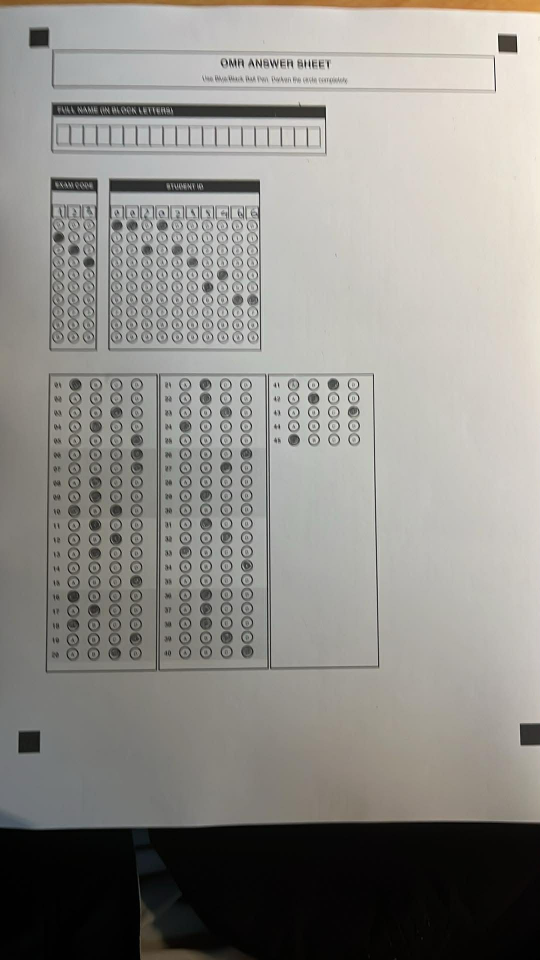
#> input picture test/images/ver2/close.jpg, 1080 x 1920 px, found by its file name (shown at 1/2 size); its folder holds only this picture in this run
$ python robust_scanner.py
#> lines starting #> are read from the running program, lines starting #| are printed output that depends on the picture; after the words box and inside, x2 and y2 are one past the last pixel; in counts of white or black regions, pixels touching at a corner belong together
import cv2
import numpy as np
from typing import Optional, Tuple, List

class RobustOMRScanner:
    """
    Robust OMR scanner using geometric shape detection instead of color filtering.
    Handles real-world conditions: B&W printing, shadows, poor lighting.
    """

    def __init__(self, anchor_size_range=(100, 2000), aspect_ratio_tolerance=0.2, min_solidity=0.9):
        """
        Args:
            anchor_size_range: (min_area, max_area) for anchor squares in pixels
            aspect_ratio_tolerance: tolerance for square aspect ratio (0.8-1.2 = 0.2)
            min_solidity: minimum ratio of contour area to convex hull area (default > 0.9 for solid squares)
        """
        self.anchor_size_range = anchor_size_range
        self.aspect_ratio_tolerance = aspect_ratio_tolerance
        self.min_solidity = min_solidity

    def preprocess_image(self, image: np.ndarray) -> np.ndarray:
        """
        Preprocessing: Grayscale -> CLAHE -> Gaussian Blur -> Adaptive Thresholding.

        Added CLAHE to boost local contrast before thresholding, which helps
        in very dark/shaded areas where global contrast is low.
        """
        # Convert to grayscale
        gray = cv2.cvtColor(image, cv2.COLOR_BGR2GRAY)

        # CLAHE (Contrast Limited Adaptive Histogram Equalization)
        # This is CRITICAL when the background is dark (shade) or inconsistent
        clahe = cv2.createCLAHE(clipLimit=1.2, tileGridSize=(8, 8))
        enhanced = clahe.apply(gray)

        # Gaussian blur to reduce noise - REDUCED to 3x3 to avoid smearing tiny anchors in far images
        blurred = cv2.GaussianBlur(enhanced, (3, 3), 0)

        # --- FIX 1: DYNAMIC BLOCK SIZE ---
        # Ensure the block size is large enough to encapsulate the entire black square
        # even on very high-resolution images.
        h, w = gray.shape
        dynamic_block_size = int(min(h, w) * 0.05) # 5% of the shortest image side
        if dynamic_block_size % 2 == 0:
            dynamic_block_size += 1 # Must be an odd number
        dynamic_block_size = max(31, dynamic_block_size) # Floor it at 31 (was 51)

        # Adaptive thresholding:
        # REDUCED C from 5 to 3: Be more sensitive to "gray" smudges (small black boxes seen from far away)
        thresh = cv2.adaptiveThreshold(
            blurred, 255, cv2.ADAPTIVE_THRESH_GAUSSIAN_C,
            cv2.THRESH_BINARY_INV, blockSize=dynamic_block_size, C=3
        )

        # REMOVED MORPH_OPEN: Erode -> Dilate completely wipes out anchors smaller than 3x3 pixels!
        # Only use MORPH_CLOSE (Dilate -> Erode) to fill holes in anchors
        kernel = cv2.getStructuringElement(cv2.MORPH_RECT, (3, 3))
        thresh = cv2.morphologyEx(thresh, cv2.MORPH_CLOSE, kernel, iterations=1)

        return thresh

    def find_square_contours(self, thresh: np.ndarray, debug_image: Optional[np.ndarray] = None) -> List[np.ndarray]:
        """
        Find contours and filter strictly for SQUARE shapes.
        Logs why each contour was rejected for debugging.
        """
        h, w = thresh.shape[:2]
        img_area = h * w

        contours, _ = cv2.findContours(
            thresh, cv2.RETR_EXTERNAL, cv2.CHAIN_APPROX_SIMPLE
        )
        # # Change cv2.RETR_EXTERNAL to cv2.RETR_LIST
        # contours, _ = cv2.findContours(
        #         thresh, cv2.RETR_LIST, cv2.CHAIN_APPROX_SIMPLE
        # )

        # --- VISUALIZE EVERY RAW CONTOUR ---
        if debug_image is not None:
            # Draw all raw contours in thin blue lines to see exactly what cv2 found
            cv2.drawContours(debug_image, contours, -1, (255, 100, 0), 1)

        square_contours = []

        for cnt in contours:
            area = cv2.contourArea(cnt)
            centroid = None
            M = cv2.moments(cnt)
            if M["m00"] != 0:
                centroid = (int(M["m10"] / M["m00"]), int(M["m01"] / M["m00"]))

            def mark_fail(reason, color=(0, 0, 255)): # Default Red for fail
                if debug_image is not None and centroid:
                    cv2.putText(debug_image, reason, (centroid[0], centroid[1]),
                               cv2.FONT_HERSHEY_PLAIN, 0.6, color, 1)

            # 1. Check area range
            if not (self.anchor_size_range[0] <= area <= self.anchor_size_range[1]):
                if 50 < area < 30000: mark_fail(f"area:{int(area)}")
                continue

            # 2. Check relative area (not too big)
            if area > (img_area * 0.05):
                mark_fail("large")
                continue

            # 3. Check aspect ratio
            x, y, w_box, h_box = cv2.boundingRect(cnt)
            aspect_ratio = w_box / float(h_box) if h_box > 0 else 0
            min_ratio = 1.0 - self.aspect_ratio_tolerance
            max_ratio = 1.0 + self.aspect_ratio_tolerance

            if not (min_ratio <= aspect_ratio <= max_ratio):
                mark_fail(f"AR:{aspect_ratio:.1f}")
                continue

            # 4. Check solidity
            hull = cv2.convexHull(cnt)
            hull_area = cv2.contourArea(hull)
            solidity = area / float(hull_area) if hull_area > 0 else 0
            if solidity < 0.8:
                mark_fail(f"S:{solidity:.1f}")
                continue

            # 5. Check Extent
            extent = area / float(w_box * h_box) if (w_box * h_box) > 0 else 0
            if extent < 0.7:
                mark_fail(f"E:{extent:.1f}")
                continue

            # 6. Check polygon approximation (RELAXED)
            peri = cv2.arcLength(cnt, True)
            approx = cv2.approxPolyDP(cnt, 0.05 * peri, True)
            if len(approx) < 4:
                mark_fail(f"v:{len(approx)}")
                continue

            # If passed all
            square_contours.append(cnt)
            if debug_image is not None and centroid:
                cv2.putText(debug_image, "PASS", (centroid[0], centroid[1]),
                           cv2.FONT_HERSHEY_PLAIN, 0.8, (0, 255, 0), 1)

        return square_contours

    def sort_corners(self, corners: List[Tuple[int, int]]) -> List[Tuple[int, int]]:
        """
        Identify the 4 extreme extremes (TL, TR, BR, BL) from a list of 4 corner points.
        Returns: List of 4 corner points in order [TL, TR, BR, BL]
        """
        points = np.array(corners, dtype="int32")
        rect = np.zeros((4, 2), dtype="int32")

        # Top-left has smallest sum, Bottom-right has largest sum
        s = points.sum(axis=1)
        rect[0] = points[np.argmin(s)]
        rect[2] = points[np.argmax(s)]

        # Top-right has smallest difference, Bottom-left has largest difference
        diff = np.diff(points, axis=1)
        rect[1] = points[np.argmin(diff)]
        rect[3] = points[np.argmax(diff)]

        return [tuple(pt) for pt in rect]

    # [98 lines left out: functions infer_fourth_anchor, crop_to_page, not called in this run]

    def detect_anchors(self, image: np.ndarray) -> Optional[Tuple[List[Tuple[int, int]], np.ndarray]]:
        """
        Main detection pipeline: Crop -> Preprocess -> Find contours -> Extract corners -> Infer if needed.

        Returns: (anchor_corners, debug_image) or None if detection fails
        """
        # --- NEW: CROP TO PAGE FIRST ---
        # Giảm nhiễu từ môi trường bên ngoài (bàn phím, vật dụng trên bàn)
        # image_cropped = self.crop_to_page(image)
        image_cropped = image.copy() # Tạm thời bỏ crop để debug các ảnh khó, sau này sẽ bật lại khi logic crop đã ổn định hơn

        # Preprocess trên ảnh đã crop
        thresh = self.preprocess_image(image_cropped)

        # --- DEBUG OUTPUT IMPROVEMENT ---
        debug_img = image_cropped.copy()

        # 1. Find the strict, perfect contours
        strict_contours = self.find_square_contours(thresh, debug_image=debug_img)

        # Draw all candidates for debug
        all_raw_contours, _ = cv2.findContours(thresh, cv2.RETR_EXTERNAL, cv2.CHAIN_APPROX_SIMPLE)
        for cnt in all_raw_contours:
            area = cv2.contourArea(cnt)
            if 50 < area < 30000: # Broad range for debug
                cv2.drawContours(debug_img, [cnt], -1, (255, 0, 0), 1) # Blue: Potential candidates

        # Extract all raw centroids from strict_contours
        centers = []
        for cnt in strict_contours:
            M = cv2.moments(cnt)
            if M["m00"] != 0:
                centers.append((int(M["m10"] / M["m00"]), int(M["m01"] / M["m00"])))
            else:
                x_b, y_b, w_b, h_b = cv2.boundingRect(cnt)
                centers.append((x_b + w_b // 2, y_b + h_b // 2))

        # --- FIX 2: THE RESCUE LOGIC ---
        if len(centers) == 3:
            print("  ⚠ 3 strict anchors found. Attempting to rescue the 4th...")

            # Guess where the 4th one is
            inferred_corners = self.infer_fourth_anchor(centers.copy())
            if inferred_corners and len(inferred_corners) == 4:
                missing_pt = inferred_corners[-1] # The newly appended guessed point

                rescued_cnt = None
                min_dist = float('inf')

                # Look through ALL raw contours to see if one is sitting on our guessed point
                for cnt in all_raw_contours:
                    area = cv2.contourArea(cnt)
                    if area < 20 or area > 30000: # Mở rộng khoảng kiểm tra cho ảnh rất xa
                        continue

                    # Calculate centroid of this raw contour
                    M = cv2.moments(cnt)
                    if M["m00"] != 0:
                        cx = int(M["m10"] / M["m00"])
                        cy = int(M["m01"] / M["m00"])

                        # Distance formula to see how close it is to our guess
                        dist = np.sqrt((cx - missing_pt[0])**2 + (cy - missing_pt[1])**2)

                        # If it's within a reasonable radius (e.g., 200 pixels) of our guess
                        if dist < 200 and dist < min_dist:
                            min_dist = dist
                            rescued_cnt = cnt

                if rescued_cnt is not None:
                    strict_contours.append(rescued_cnt)
                    # Add to our centers list explicitly
                    M = cv2.moments(rescued_cnt)
                    if M["m00"] != 0:
                        centers.append((int(M["m10"] / M["m00"]), int(M["m01"] / M["m00"])))
                    print(f"  ✓ Successfully rescued contour at distance {int(min_dist)}px")
                    cv2.putText(debug_img, "RESCUED", (int(missing_pt[0]), int(missing_pt[1])),
                               cv2.FONT_HERSHEY_PLAIN, 1.5, (0, 165, 255), 2) # Orange text

        # Draw SELECTED candidates (yellow)
        cv2.drawContours(debug_img, strict_contours, -1, (0, 255, 255), 3)

        if len(centers) < 3:
            print(f"  ⚠ Only {len(centers)} valid square anchors detected (need ≥3)")
            # Still return debug image so user can see what was detected
            return None, debug_img

        # Infer 4th corner if *still* only 3 detected (Rescue logic visually failed)
        if len(centers) == 3:
            print(f"  ⚠ Only {len(centers)} corners found visually, falling back to math inference...")
            corners = self.infer_fourth_anchor(centers)
        else:
            corners = centers

        if corners is None or len(corners) < 4:
            print("  ❌ Failed to detect/infer 4 anchors")
            return None, debug_img

        # Sort the final 4 corners
        corners = self.sort_corners(corners[:4])

        # Mark final 4 corners (green)
        for i, corner in enumerate(corners):
            cv2.circle(debug_img, corner, 15, (0, 255, 0), 3)
            cv2.putText(debug_img, f"Anchor {i}", (corner[0] + 20, corner[1]),
                       cv2.FONT_HERSHEY_SIMPLEX, 0.8, (0, 255, 0), 2)

        return corners, debug_img

    def warp_perspective(self, image: np.ndarray, src_corners: List[Tuple[int, int]],
                         output_size: Tuple[int, int] = (2100, 2970)) -> Tuple[np.ndarray, np.ndarray]:
        """
        Warp image to rectangular form using detected anchors.

        Args:
            image: Original image
            src_corners: Detected anchor corners [TL, TR, BR, BL]
            output_size: (width, height) of output warped image

        Returns: (warped_image, transformation_matrix)
        """
        # Define destination corners (perfect rectangle)
        dst_corners = np.float32([
            [0, 0],                              # Top-left
            [output_size[0], 0],                # Top-right
            [output_size[0], output_size[1]],   # Bottom-right
            [0, output_size[1]]                 # Bottom-left
        ])

        src_corners = np.float32(src_corners)

        # Compute perspective transformation matrix
        M = cv2.getPerspectiveTransform(src_corners, dst_corners)

        # Warp image
        warped = cv2.warpPerspective(image, M, output_size)

        return warped, M


# Test the scanner
if __name__ == "__main__":
    import os
    from pathlib import Path

    images_dir = "test/images/ver2"
    output_dir = "outputs/scanner_debug_ver2"
    os.makedirs(output_dir, exist_ok=True)

    # Try multiple configurations for stubborn images
    scanner_configs = [
        {"anchor_size_range": (100, 8000), "aspect_ratio_tolerance": 0.3},   # Standard
        {"anchor_size_range": (20, 15000), "aspect_ratio_tolerance": 0.5},   # Super lenient for far/tiny anchors
    ]

    # Process all images
    for img_file in sorted(os.listdir(images_dir)):
        if Path(img_file).suffix.lower() not in {".jpg", ".png", ".jpeg", ".bmp"}:
            continue

        img_path = os.path.join(images_dir, img_file)
        print(f"\n📷 Processing: {img_file}")

        img = cv2.imread(img_path)
#> img is the input picture: shape (1920, 1080, 3); mean B, G, R 136.8, 141.5, 143.5
        if img is None:
            print("  ❌ Failed to load")
            continue

        result = None

        # Try different configurations
        result_anchors = None
        final_corners = None
        final_debug_img = None

        for config_idx, config in enumerate(scanner_configs):
            scanner = RobustOMRScanner(**config)
            result_anchors = scanner.detect_anchors(img)

            if result_anchors:
                final_corners, final_debug_img = result_anchors

                if final_corners is not None:
                    print(f"  ✓ Detected with config {config_idx}: {config}")
                    break
#> this loop made 1 pass
#> final_corners on pass 1: [(77, 74), (1014, 86), (1058, 1468), (57, 1483)]
#> pass 1, in preprocess_image, `enhanced = clahe.apply(gray)`:
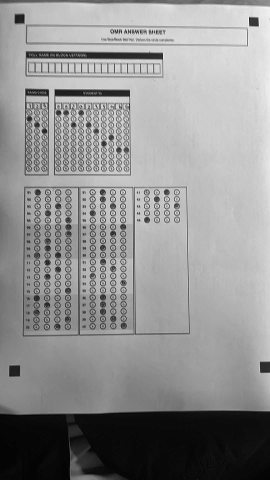
#> enhanced: shape (1920, 1080) (shown at 1/4 size); min 0, max 255, mean 144.6
#> pass 1, in preprocess_image, `thresh = cv2.adaptiveThreshold( blurred, 255, cv2.ADAPTIVE_THRESH_GAUS..`:
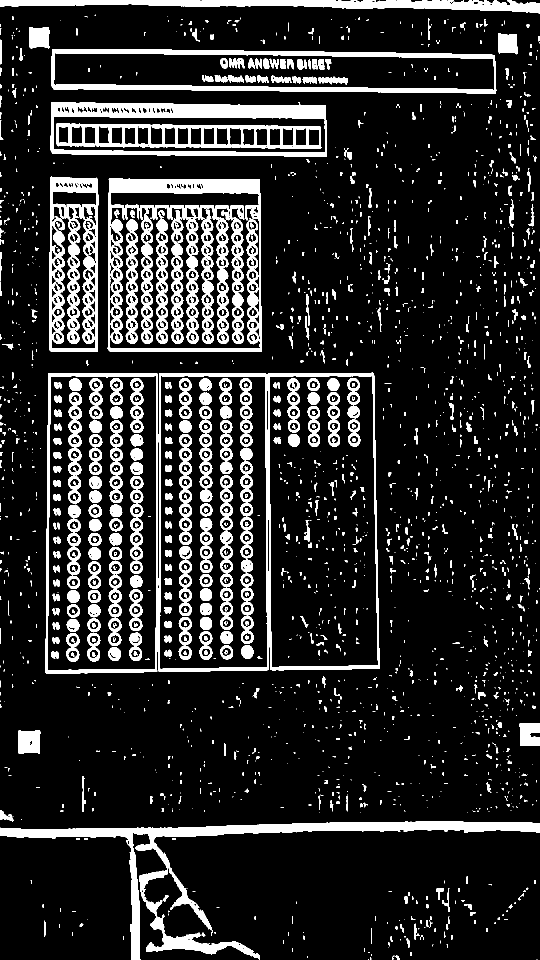
#> thresh: shape (1920, 1080) (shown at 1/2 size); 14.7% white; 2291 white regions (1364 under 20 px), largest, box (x1, y1, x2, y2) and area: (0, 1643, 1080, 1920) 30580, (101, 204, 654, 314) 19087, (98, 353, 197, 704) 17500

        if final_corners is not None:
            print(f"  ✓ Detected 4 anchors:")
            for i, c in enumerate(final_corners):
                print(f"    Corner {i}: {c}")
#> this loop made 4 passes
#> c on passes 1 to 4: (77, 74), (1014, 86), (1058, 1468), (57, 1483)
#> (printed output is left out)

            # Save debug image
            debug_path = os.path.join(output_dir, f"{Path(img_file).stem}_anchors.png")
            cv2.imwrite(debug_path, final_debug_img)
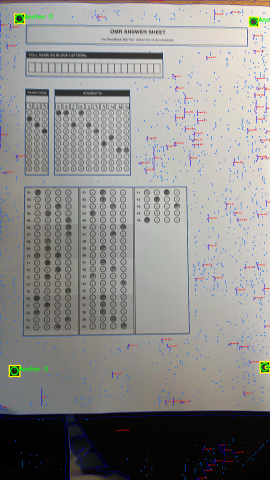
#> saved as close_anchors.png: shape (1920, 1080, 3) (shown at 1/4 size); mean B, G, R 138.1, 140.3, 141.2

            # Warp perspective
            warped, M = scanner.warp_perspective(img, final_corners)
#> in warp_perspective, `src_corners = np.float32(src_corners)`: src_corners = [[77, 74], [1014, 86], [1058, 1468], [57, 1483]]
#> in warp_perspective, `M = cv2.getPerspectiveTransform(src_corners, dst_corners)`: M = [[2.2, 0.0313, -172], [-0.0289, 2.26, -164.9], [-2.04e-05, 4.9e-05, 1]]
#> in warp_perspective, `warped = cv2.warpPerspective(image, M, output_size)`:
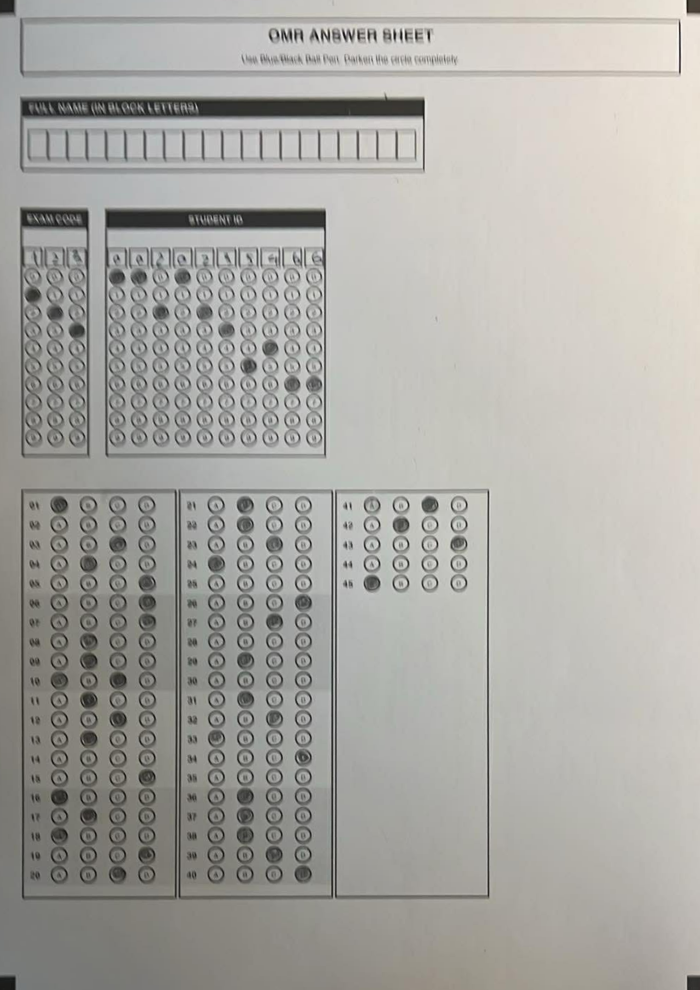
#> warped: shape (2970, 2100, 3) (shown at 1/3 size); mean B, G, R 163.5, 168.2, 169.5
            warped_path = os.path.join(output_dir, f"{Path(img_file).stem}_warped.png")
            cv2.imwrite(warped_path, warped)
            print(f"  ✓ Saved debug: {debug_path}")
            print(f"  ✓ Saved warped: {warped_path}")
        else:
            # SAVE DEBUG IMAGE EVEN IF FAILED
            if final_debug_img is not None:
                debug_path = os.path.join(output_dir, f"{Path(img_file).stem}_FAILED_anchors.png")
                cv2.imwrite(debug_path, final_debug_img)
                print(f"  ⚠ Saved FAILED debug image: {debug_path}")

            print("  ❌ Failed to detect anchors with all configs")

    print(f"\n✓ All results saved to {output_dir}/")

$ run again, on test/images/ver2/far.jpg
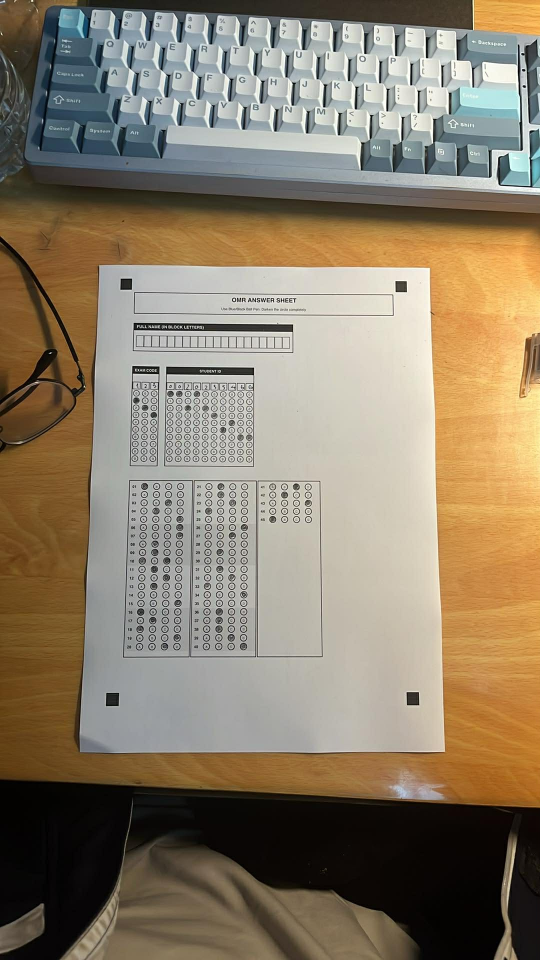
#> input picture test/images/ver2/far.jpg, 1080 x 1920 px, found by its file name (shown at 1/2 size)
#> img is the input picture: shape (1920, 1080, 3); mean B, G, R 105.7, 126.2, 139.4
#> the loop `for config_idx, config in enumerate(scanner_configs):` made 2 passes
#> pass 1, in preprocess_image, `thresh = cv2.adaptiveThreshold( blurred, 255, cv2.ADAPTIVE_THRESH_GAUS..`:
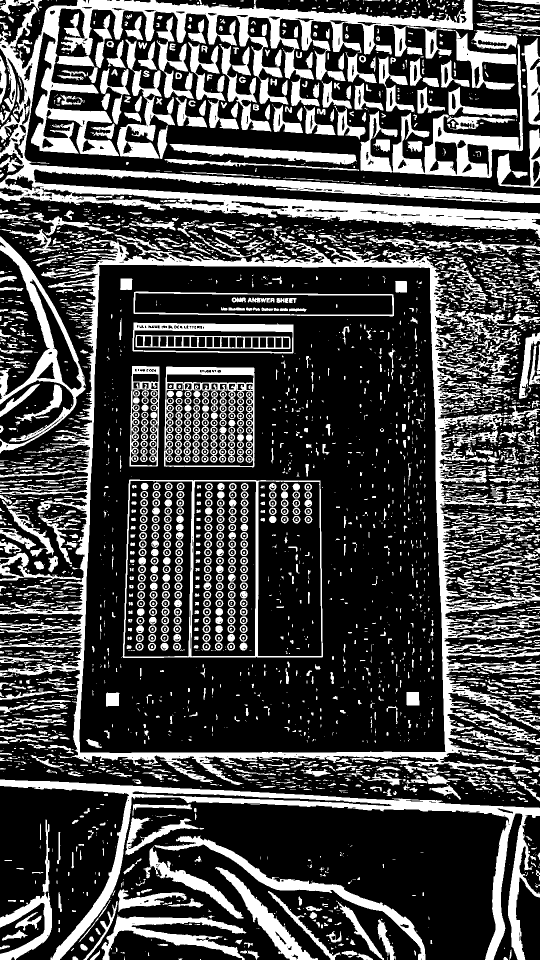
#> thresh: shape (1920, 1080) (shown at 1/2 size); 28.5% white; 4014 white regions (2404 under 20 px), largest, box (x1, y1, x2, y2) and area: (0, 0, 1080, 476) 111151, (0, 479, 1080, 1570) 87885, (0, 1559, 1080, 1920) 34917
#> `cv2.imwrite(debug_path, final_debug_img)`:
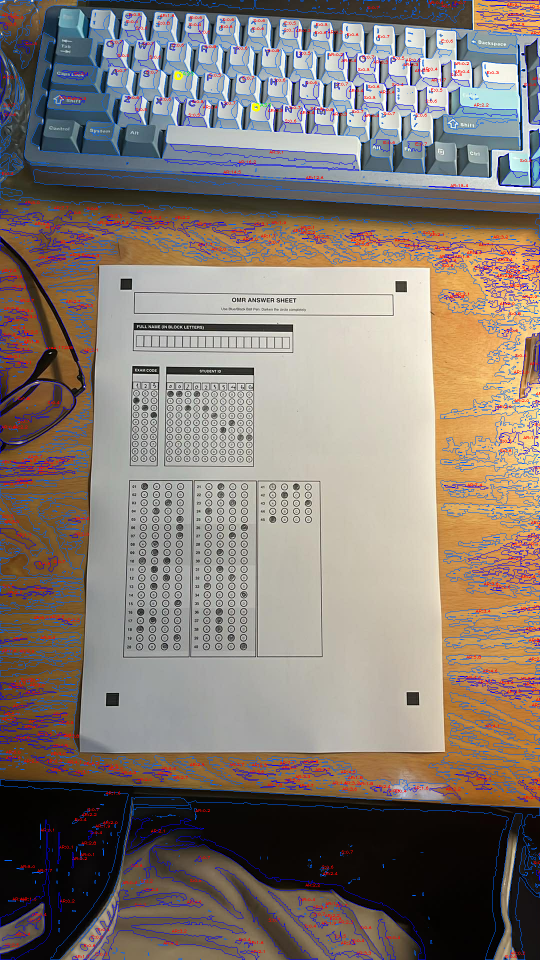
#> saved as far_FAILED_anchors.png: shape (1920, 1080, 3) (shown at 1/2 size); mean B, G, R 114.8, 122.6, 133.2
